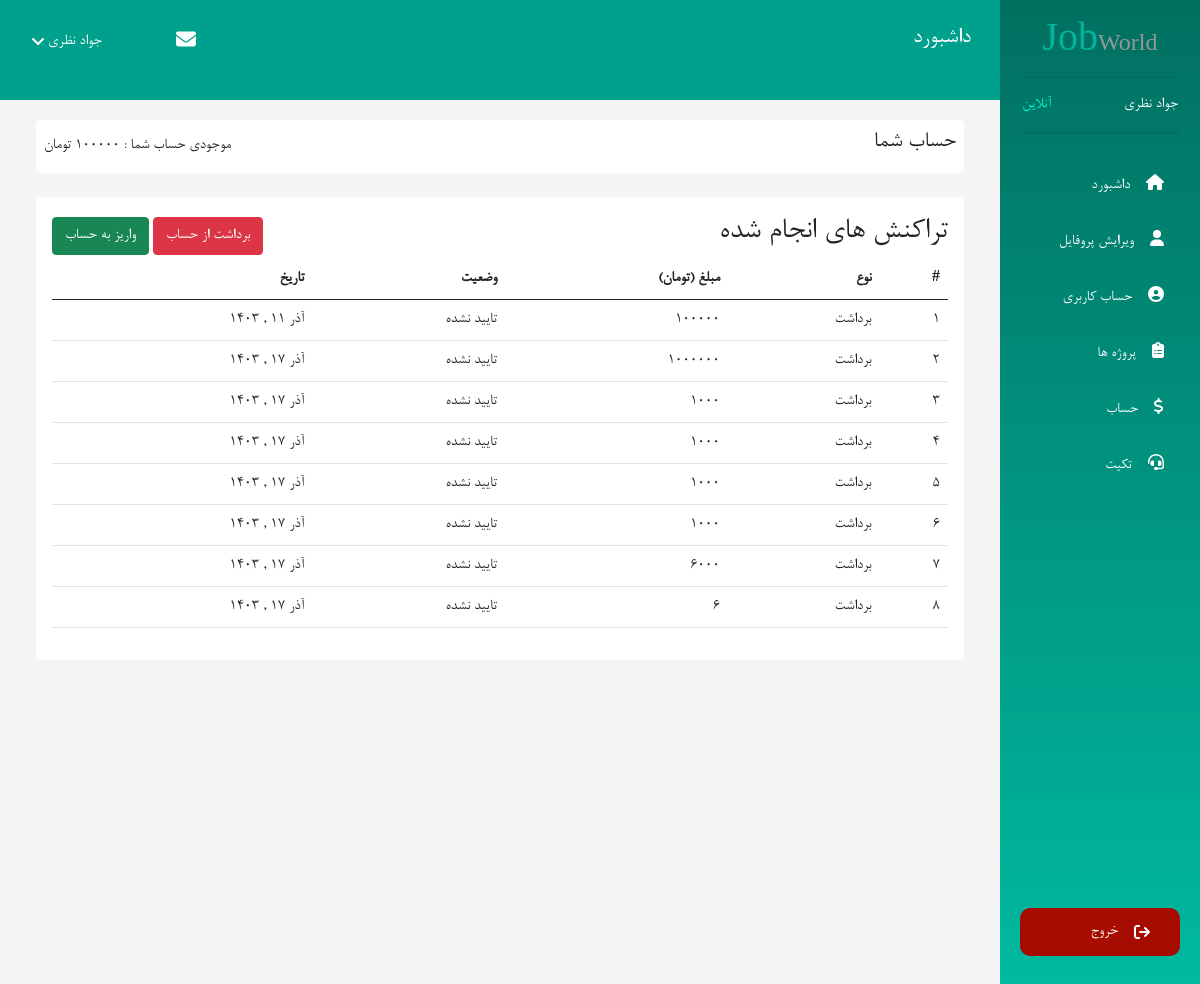
Page /jobWorld/panel/balance (signed in) on the committed database.
### tables this page shows
CREATE TABLE `users` (
  `id` int(10) UNSIGNED NOT NULL,
  `email` varchar(255) NOT NULL,
  `username` varchar(255) NOT NULL,
  `first_name` varchar(255) NOT NULL,
  `last_name` varchar(255) NOT NULL,
  `phone_number` varchar(15) NOT NULL,
  `city` varchar(120) DEFAULT NULL,
  `about` text DEFAULT NULL,
  `expertise_title` varchar(255) DEFAULT NULL,
  `number_shaba` varchar(255) DEFAULT NULL,
  `account_balance` int(11) NOT NULL DEFAULT 0,
  `remember_tokens` varchar(255) DEFAULT NULL,
  `password` text NOT NULL,
  `permission` enum('admin','user') NOT NULL DEFAULT 'user',
  `activity_user` enum('freelancer','employer') NOT NULL DEFAULT 'freelancer',
  `image` text DEFAULT NULL,
  `verify_token` text DEFAULT NULL,
  `is_active` tinyint(4) NOT NULL DEFAULT 0 COMMENT 'enable => 1 , desable => 0',
  `forgot_token` text DEFAULT NULL,
  `forgot_token_expire` text DEFAULT NULL,
  `created_at` datetime NOT NULL,
  `updated_at` datetime DEFAULT NULL
);

CREATE TABLE `transactions` (
  `id` int(11) NOT NULL,
  `user_id` int(10) UNSIGNED NOT NULL,
  `type` enum('deposit','withdraw','transfer','') NOT NULL,
  `amount` decimal(10,0) NOT NULL,
  `description` text DEFAULT NULL,
  `status` tinyint(4) NOT NULL DEFAULT 1 COMMENT '1 => notComfired , 2 => comfired',
  `created_at` datetime NOT NULL,
  `updated_at` datetime DEFAULT NULL
);

### tamplate/User/balance.php (the view, shortened to what the rows shown need)
<?php require_once(BASE_PATH . '/tamplate/User/layouts/header.php') ?>
<section class="user-account">
    <div class="row w-100 m-auto mt-5 p-0">
        <div class="col-xl-10 col-md-8 col-lg-8 me-auto mt-5">
            <div class="container">
                <div class="bg-white rounded-3 p-2 mt-4 d-flex justify-content-between align-items-center">
                    <h1 class="fs-4">حساب شما</h1>
                </div>
                <div class="bg-white rounded-3 p-3 mt-4">
                    <div class="d-flex justify-content-between align-items-center">
                        <h2>تراکنش های انجام شده</h2>
                    </div>
                    <table class="table table-responsive">
                        <thead>
                            <tr>
                                <th>#</th>
                                <th>نوع</th>
                                <th>مبلغ (تومان)</th>
                                <th>وضعیت</th>
                                <th>تاریخ</th>
                            </tr>
                        </thead>
                        <tbody>
                            <?php if (!empty($transactions)) {
                                foreach ($transactions as $key => $item) {  ?>
                                    <tr>
                                        <td><?= $key + 1 ?></td>
                                        <td><?php
                                            if ($item['type'] == 'deposit') {
                                                echo 'واریز';
                                            } else if ($item['type'] == 'withdraw') {
                                                echo 'برداشت';
                                            }
                                            ?></td>
                                        <td><?= $item['amount'] ?></td>
                                        <td><?= $item['status'] == 1 ? 'تایید نشده' : 'تایید شد' ?></td>
                                        <td><?= jalaliDate($item['created_at']) ?></td>
                                    </tr>
                                <?php }
                            } else {
                                ?>
                                <p>تراکنشی وجود ندارد</p>
                            <?php } ?>
                        </tbody>
                    </table>
                </div>
            </div>
        </div>
    </div>
</section>
<?php require_once(BASE_PATH . '/tamplate/User/layouts/footer.php') ?>

### tamplate/User/layouts/header.php (shortened to what the rows shown need)
<!DOCTYPE html>
<html lang="en">
<head>
    <link rel="stylesheet" href="<?= asset('public/css/all.min.css') ?>">
    <link rel="stylesheet" href="<?= asset('public/css/bootstrap.min.css') ?>">
    <link rel="stylesheet" href="<?= asset('public/css/user-panel.css') ?>">
    <link rel="stylesheet" href="<?= asset('public/css/responsive.css') ?>">
    <link rel="stylesheet" href="<?= asset('public/jalalidatepicker/persian-datepicker.min.css') ?>">
</head>
<body style="background-color: whitesmoke;">
    <nav class="navbar navbar-collapse p-0">
        <div class="row w-100 m-0">
            <div class="col-xl-2 col-md-4 col-lg-4 p-0 fixed-top">
                <div class="user-panel-sidebar  flex-column vh-100 d-none d-md-flex ">
                    <div class="user-status d-flex  justify-content-between align-items-center">
                        <span class="text-white"><?= $user['first_name'] . ' ' . $user['last_name'] ?></span>
                        <span>آنلاین</span>
                    </div>
                </div>
            </div>
            <div class="col-xl-10 col-md-8 col-lg-8 fixed-top me-auto nav-main p-0">
                <div class="row d-flex justify-content-between align-items-center mt-4">
                    <div class="col-6 col-sm-6 col-md-6 ms-4">
                        <div class="men-user d-flex align-items-center justify-content-end position-relative ">
                            <div class="message-notifiaction px-3 d-flex">
                                <a href="<?= url('panel/messages') ?>" class="text-white" data-bs-toggle="tooltip" data-bs-placement="bottom"
                                    title="پیام ها"><i class="fa fa-envelope fa-lg"></i></a>
                            </div>
                            <a class="list-info-show px-2 text-decoration-none text-white d-flex align-items-center"><?= $user['first_name'] . ' ' . $user['last_name'] ?><i
                                    class="fa fa-angle-down me-1"></i></a>
                        </div>
                    </div>
                </div>
            </div>
        </div>
    </nav>

### rows in the picture
users: first_name "جواد", last_name "نظری"
transactions: type "برداشت", amount "100000", status "تایید نشده", created_at "آذر ۱۱ , ۱۴۰۳"
transactions: type "برداشت", amount "1000000", status "تایید نشده", created_at "آذر ۱۷ , ۱۴۰۳"
transactions: type "برداشت", amount "1000", status "تایید نشده", created_at "آذر ۱۷ , ۱۴۰۳"
transactions: type "برداشت", amount "1000", status "تایید نشده", created_at "آذر ۱۷ , ۱۴۰۳"
transactions: type "برداشت", amount "1000", status "تایید نشده", created_at "آذر ۱۷ , ۱۴۰۳"
transactions: type "برداشت", amount "1000", status "تایید نشده", created_at "آذر ۱۷ , ۱۴۰۳"
transactions: type "برداشت", amount "6000", status "تایید نشده", created_at "آذر ۱۷ , ۱۴۰۳"
transactions: type "برداشت", amount "6", status "تایید نشده", created_at "آذر ۱۷ , ۱۴۰۳"
